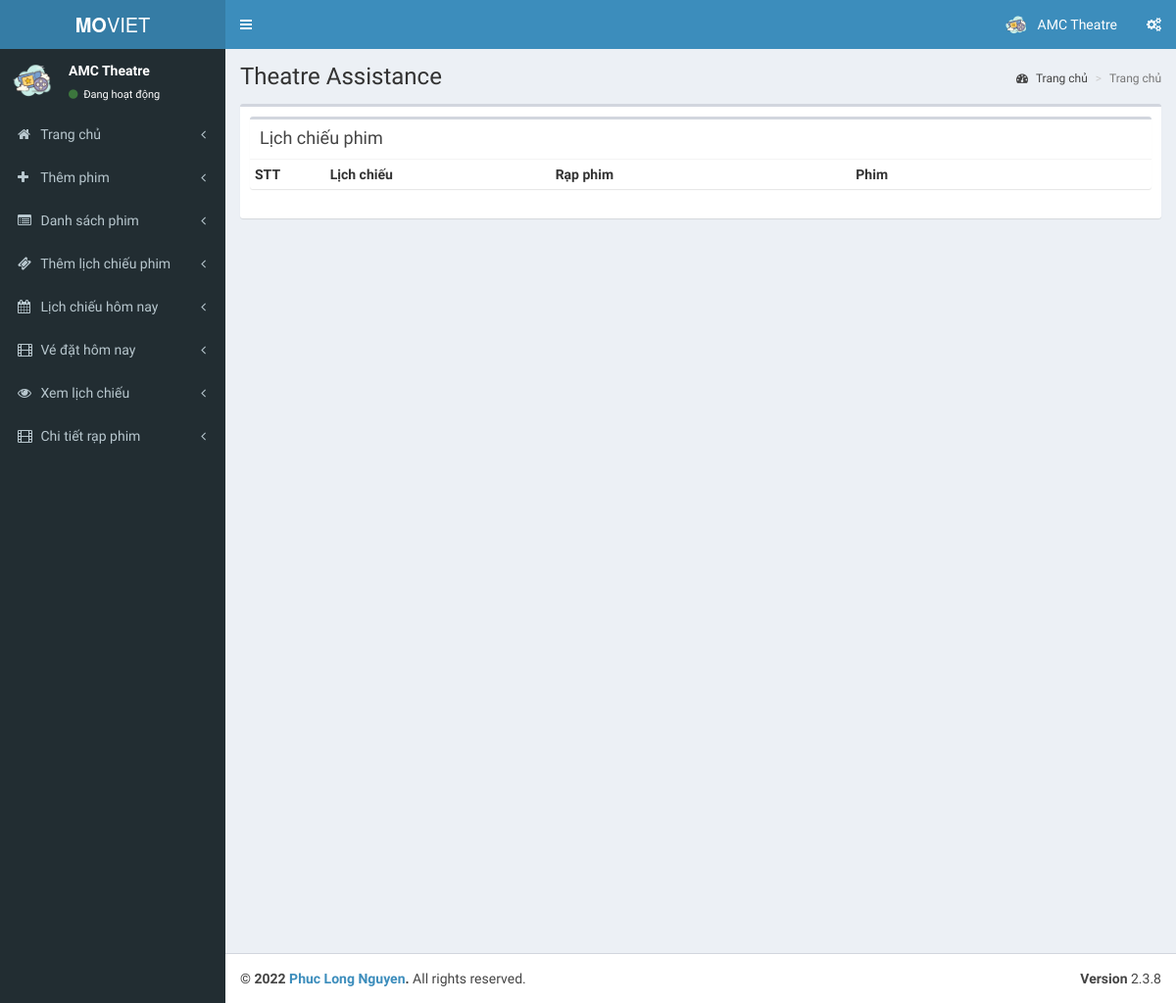
/theatre/pages/index.php (signed in), run on an earlier commit of the app's database.
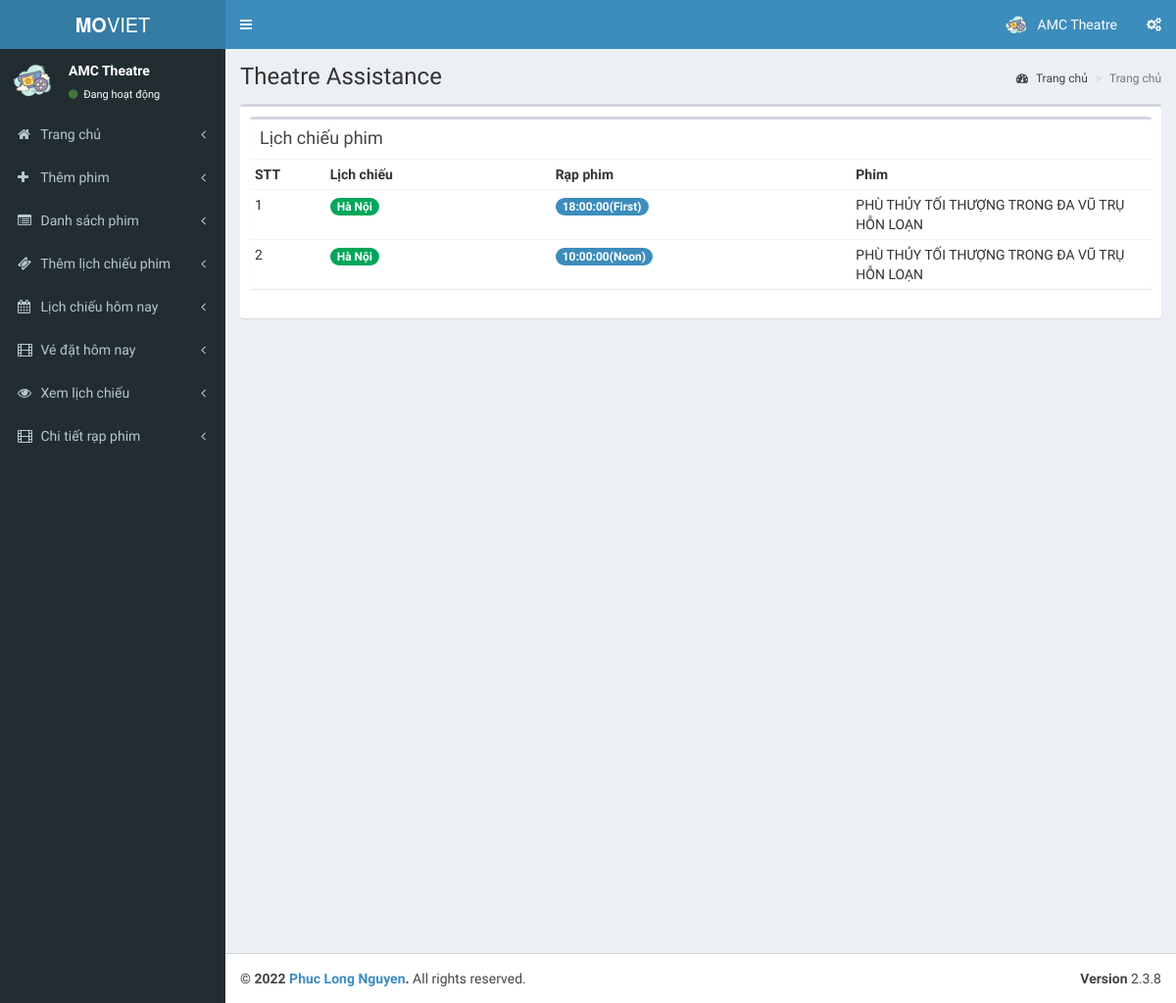
And on a later commit of the database.
### tables this page shows
CREATE TABLE IF NOT EXISTS `tbl_shows` (
  `s_id` int(11) NOT NULL AUTO_INCREMENT,
  `st_id` int(11) NOT NULL COMMENT 'show time id',
  `theatre_id` int(11) NOT NULL,
  `movie_id` int(11) NOT NULL,
  `start_date` date NOT NULL,
  `status` int(11) NOT NULL COMMENT '1 means show available',
  `r_status` int(11) NOT NULL,
  PRIMARY KEY (`s_id`)
);

CREATE TABLE IF NOT EXISTS `tbl_screens` (
  `screen_id` int(11) NOT NULL AUTO_INCREMENT,
  `t_id` int(11) NOT NULL COMMENT 'theatre id',
  `screen_name` varchar(110) NOT NULL,
  `seats` int(11) NOT NULL COMMENT 'number of seats',
  `charge` int(11) NOT NULL,
  PRIMARY KEY (`screen_id`)
);

CREATE TABLE IF NOT EXISTS `tbl_show_time` (
  `st_id` int(11) NOT NULL AUTO_INCREMENT,
  `screen_id` int(11) NOT NULL,
  `name` varchar(40) NOT NULL COMMENT 'noon,second,etc',
  `start_time` time NOT NULL,
  PRIMARY KEY (`st_id`)
);

CREATE TABLE IF NOT EXISTS `tbl_movie` (
  `movie_id` int(11) NOT NULL AUTO_INCREMENT,
  `t_id` int(11) NOT NULL COMMENT 'theatre id',
  `movie_name` varchar(255) NOT NULL,
  `cast` text NOT NULL,
  `desc` text NOT NULL,
  `release_date` date NOT NULL,
  `image` varchar(200) NOT NULL,
  `video_url` varchar(200) NOT NULL,
  `status` int(1) NOT NULL COMMENT '0 means active ',
  PRIMARY KEY (`movie_id`)
);

### theatre/pages/index.php (the view)
<?php
include('header.php');
?>
  <div class="content-wrapper">
    <section class="content-header">
      <h1>
        Theatre Assistance
      </h1>
      <ol class="breadcrumb">
        <li><a href="index"><i class="fa fa-dashboard"></i> Trang chủ</a></li>
        <li class="active">Trang chủ</li>
      </ol>
    </section>
    <section class="content">
      <div class="box">
        <div class="box-body">
            <div class="box">
            <div class="box-header">
              <h3 class="box-title">Lịch chiếu phim</h3>
            </div>
            <div class="box-body no-padding">
              <table class="table table-condensed">
                <tr>
                  <th class="col-md-1">STT</th>
                  <th class="col-md-3">Lịch chiếu</th>
                  <th class="col-md-4">Rạp phim</th>
                  <th class="col-md-4">Phim</th>
                </tr>
                <?php
					$qry8=mysqli_query($con,"select * from tbl_shows where r_status=1 and theatre_id='".$_SESSION['theatre']."'");
					$no=1;
					while($mn=mysqli_fetch_array($qry8))
					{
					 $qry9=mysqli_query($con,"select * from tbl_movie where movie_id='".$mn['movie_id']."'");
					 $mov=mysqli_fetch_array($qry9);
					 $qry10=mysqli_query($con,"select * from tbl_show_time where st_id='".$mn['st_id']."'");
					 $scr=mysqli_fetch_array($qry10);
					 $qry11=mysqli_query($con,"select * from tbl_screens where screen_id='".$scr['screen_id']."'");
					 $scn=mysqli_fetch_array($qry11);
					?>
                <tr>
                  <td><?php echo $no;?></td>
                  <td><span class="badge bg-green"><?php echo $scn['screen_name'];?></span></td>
                  <td><span class="badge bg-light-blue"><?php echo $scr['start_time'];?>(<?php echo $scr['name'];?>)</span></td>
                  <td><?php echo $mov['movie_name'];?></td>
                  </tr>
                  <?php
					       $no=$no+1;
					}
                  ?>
              </table>
            </div>
          </div>
        </div>
      </div>
    </section>
  </div>
  <?php
include('footer.php');
?>

What changed in the data, as far as the page shows it:
added tbl_shows: tbl_screens.screen_name "Hà Nội", st.start_time "18:00:00", st.name "First", movie.movie_name "PHÙ THỦY TỐI THƯỢNG TRONG ĐA VŨ TRỤ HỖN LOẠN"
added tbl_shows: tbl_screens.screen_name "Hà Nội", st.start_time "10:00:00", st.name "Noon", movie.movie_name "PHÙ THỦY TỐI THƯỢNG TRONG ĐA VŨ TRỤ HỖN LOẠN"
